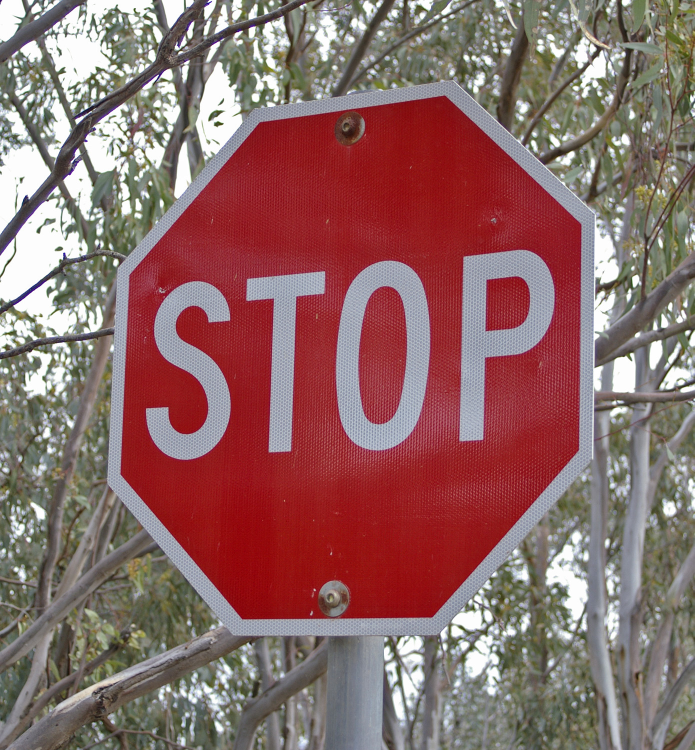
#> input picture computer_vision/computer_vision - Copy/images/stop_sign.jpg, 1389 x 1500 px (shown at 1/2 size)
$ python pre_processing_examples.py
#> lines starting #> are read from the running program, lines starting #| are printed output that depends on the picture

# coding: utf-8

# # Cropping and Resizing

# ### Import resources

# In[ ]:

import matplotlib.pyplot as plt
import matplotlib.image as mpimg

import numpy as np
import cv2

#get_ipython().run_line_magic('matplotlib', 'inline')


# ### Read in the first image of a stop sign

# In[ ]:


# Read in the image
stop1 = mpimg.imread('images/stop_sign.jpg')
#> stop1 is the input picture: shape (1500, 1389, 3); mean R, G, B 141.2, 105.4, 103.4

print('Image shape: ', stop1.shape)
#| Image shape:  (1500, 1389, 3)
plt.imshow(stop1)
plt.show()


# ### Read in the second image

# In[ ]:


# Read in the image
stop2 = mpimg.imread('images/stop_sign2.jpg')
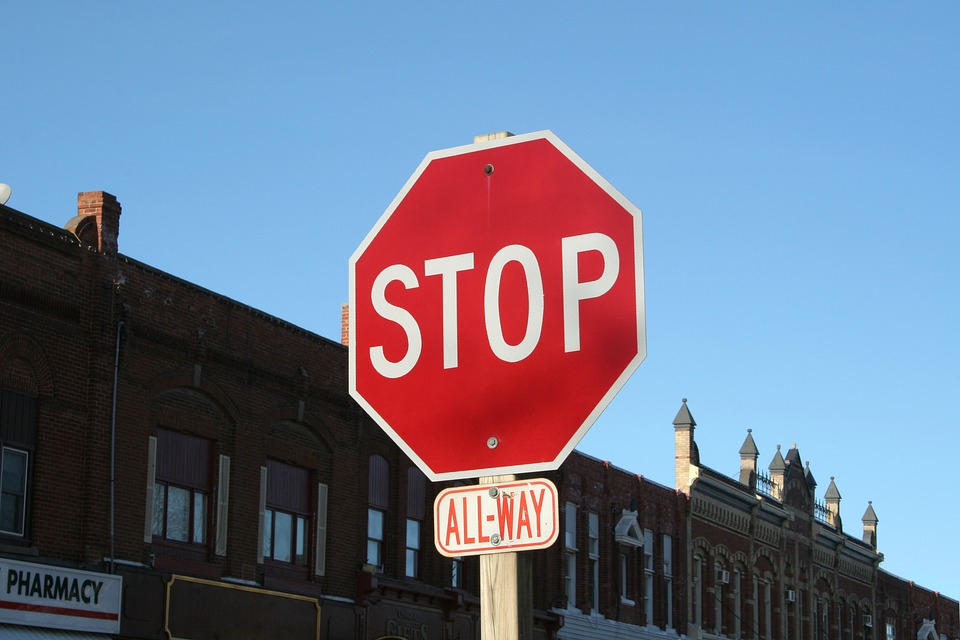
#> input picture computer_vision/computer_vision - Copy/images/stop_sign2.jpg, 960 x 640 px
#> stop2 is the input picture: shape (640, 960, 3); mean R, G, B 109.1, 119.6, 142.7

print('Image shape: ', stop2.shape)
#| Image shape:  (640, 960, 3)
plt.imshow(stop2)
plt.show()


# ## Crop this image so that it resembles the first image

# In[ ]:


# To crop and image, you can use image slicing
# which is just slicing off a portion of the image array

# Make a copy of the image to manipulate
image_crop = np.copy(stop2)

# Define how many pixels to slice off the sides of the original image
row_crop = 90
col_crop = 250

# Using image slicing, subtract the row_crop from top/bottom and col_crop from
# left/right
image_crop = stop2[row_crop:-row_crop, col_crop:-col_crop, :]

plt.imshow(image_crop)
plt.show()


# ## Resize the cropped image to be the same as the first
#
# Recall that the shape of the first image is `(1500, 1389, 3)`.
#

# In[ ]:


# Use OpenCV's resize function
standardized_im = cv2.resize(image_crop, (1389, 1500))

print('Image shape: ', standardized_im.shape)
#| Image shape:  (1500, 1389, 3)

# Plot the two images side by side
f, (ax1, ax2) = plt.subplots(1, 2, figsize=(20,10))
ax1.set_title('Stop sign 1')
ax1.imshow(stop1)
ax2.set_title('Standardized stop sign 2')
ax2.imshow(standardized_im)
plt.show()
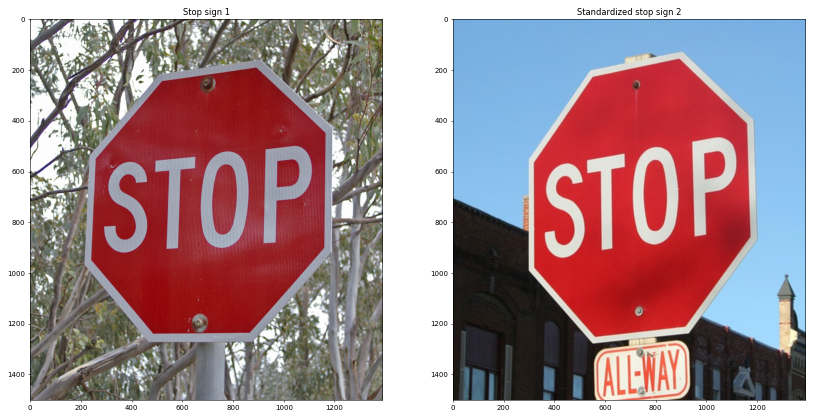
#> figure drawn by matplotlib, 2 panels


# ## Compare these images
#
# Now you should be able to compare these images pixel by pixel!
# We'll add up the red channel values in each image, and they should be fairly
# close, which means we can use this similarity to characterize these images.
#
# For comparison, we'll also show what happens when you perform this comparison
# using the orginal `stop_sign2.jpg`.

# In[ ]:


# Sum all the red channel values and compare
red_sum1 = np.sum(stop1[:,:,0])
#> red_sum1 = 294214944
red_sum2 = np.sum(standardized_im[:,:,0])
#> red_sum2 = 300031057

print('Sum of all red pixel values in the first stop sign image: ', red_sum1)
#| Sum of all red pixel values in the first stop sign image:  294214944
print('Sum of red pixel values in the second, standardized image: ', red_sum2)
#| Sum of red pixel values in the second, standardized image:  300031057

red_sum_orig = np.sum(stop2[:,:,0])
#> red_sum_orig = 67000779

print('\nFor comparison, the sum of red pixels in the non-standardized image: ', red_sum_orig)
#| For comparison, the sum of red pixels in the non-standardized image:  67000779


# In[ ]:


## Note: you have been given two other images:
# `yield.jpg` and `walk.jpg`
# You can look at these images and see what kind of RGB values might distinguish them

yield_image = mpimg.imread("images/yield.jpg")
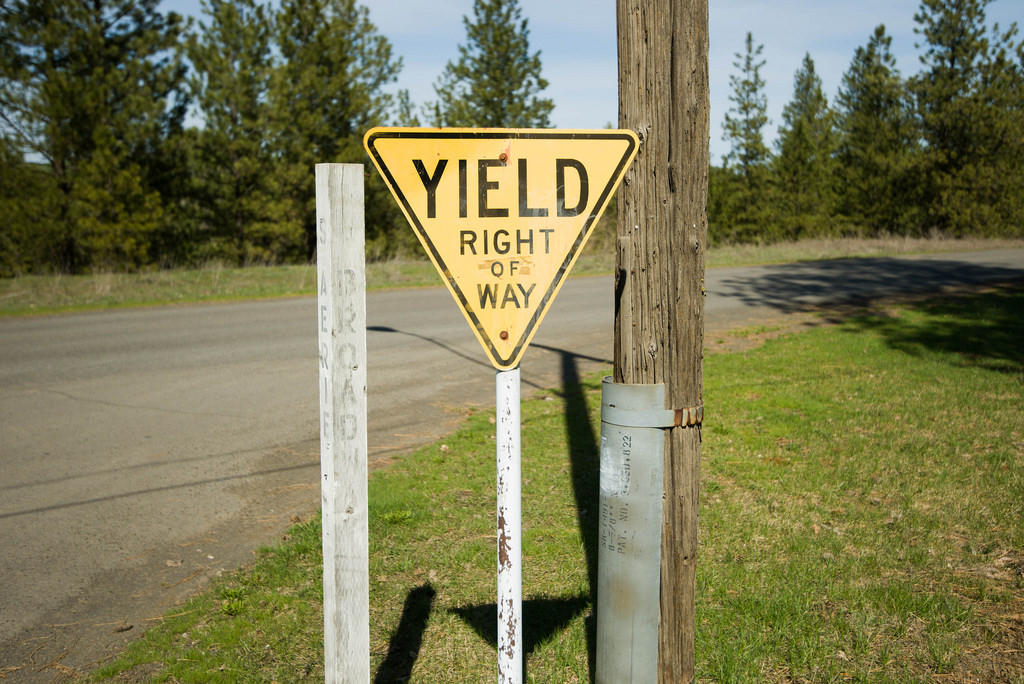
#> input picture computer_vision/computer_vision - Copy/images/yield.jpg, 1024 x 684 px
#> yield_image is the input picture: shape (684, 1024, 3); mean R, G, B 122.5, 120.9, 83.9
walk_image = mpimg.imread("images/walk.jpg")
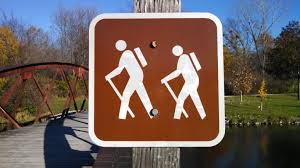
#> input picture computer_vision/computer_vision - Copy/images/walk.jpg, 300 x 168 px
#> walk_image is the input picture: shape (168, 300, 3); mean R, G, B 109.2, 94.1, 89.2
print ("Size of yield_image is ", yield_image.shape)
#| Size of yield_image is  (684, 1024, 3)
print ("Size of walk_image is ", walk_image.shape)
#| Size of walk_image is  (168, 300, 3)
plt.imshow(yield_image)
plt.show()
plt.imshow(walk_image)
plt.show()

yield_crop = yield_image[100:-300, 300:-300]
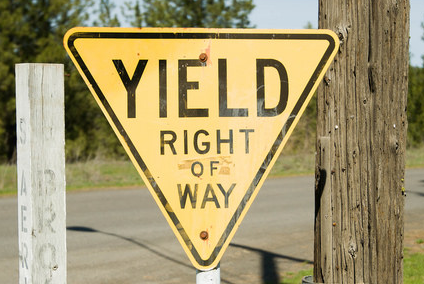
#> yield_crop: shape (284, 424, 3); mean R, G, B 163.2, 150.5, 108.9
print ("Size of yield_crop is ", yield_crop.shape)
#| Size of yield_crop is  (284, 424, 3)
plt.imshow(yield_crop)
plt.show()

walk_copy = np.copy(walk_image)
walk_copy = walk_copy[:, 60:-60]
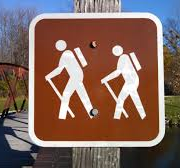
#> walk_copy: shape (168, 180, 3); mean R, G, B 129.4, 102.6, 94
print ("Size of walk_copy is ", walk_copy.shape)
#| Size of walk_copy is  (168, 180, 3)
plt.imshow(walk_copy)
plt.show()
walk_standardize = cv2.resize(walk_copy, (424,284))
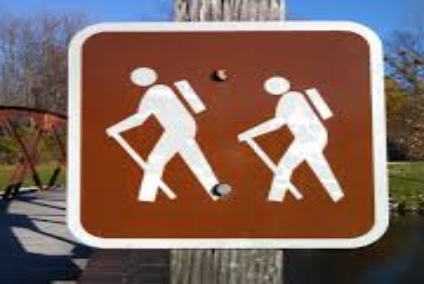
#> walk_standardize: shape (284, 424, 3); mean R, G, B 129.3, 102.5, 93.9


f1, (ax3, ax4) = plt.subplots(1,2,figsize=(20,10))
ax3.set_title('Pictire yield')
ax3.imshow(yield_crop)
ax4.set_title('Picture walk')
ax4.imshow(walk_standardize)
plt.show()
